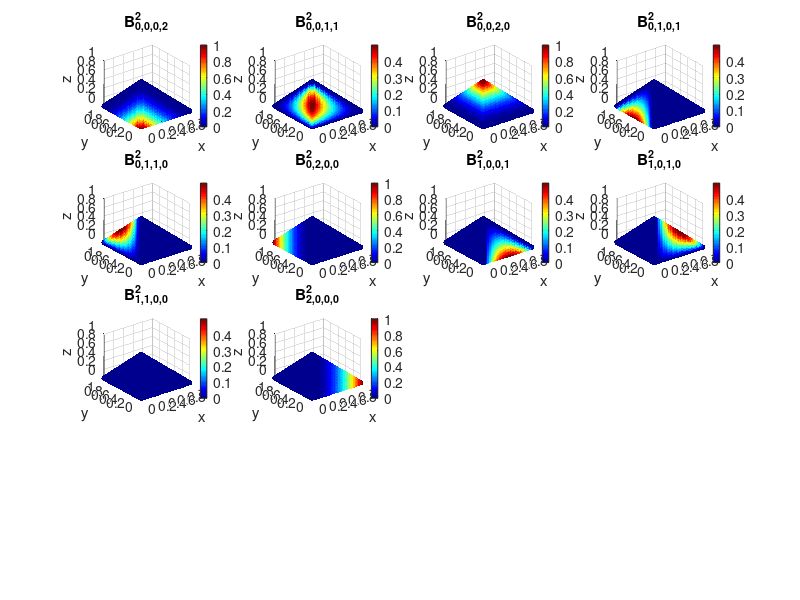

The MATLAB script that drew this image: (Note: this script raises an error after producing the figure.)
% Tetrahedron vertices (in barycentric coordinates)
V1 = [1, 0, 0];
V2 = [0, 1, 0];
V3 = [0, 0, 1];
V4 = [0, 0, 0]; 

% Generate a grid of points inside the tetrahedron
num_points = 30;
[x, y, z] = ndgrid(linspace(0, 1, num_points), linspace(0, 1, num_points), linspace(0, 1, num_points));
mask = (x + y + z <= 1); % Ensure points satisfy x + y + z <= 1
x_tetra = x(mask);
y_tetra = y(mask);
z_tetra = z(mask);

% Degrees of Bernstein polynomials to visualize
%degrees = 1;
degrees = 2;

for d = degrees
    figure;
    % Total number of polynomials for a given degree d
    num_polynomials = (d + 1) * (d + 2) * (d + 3) / 6;
    plot_idx = 1; % Subplot index
    
    % Create subplots for each polynomial
    for i = 0:d
        for j = 0:(d-i)
            for k = 0:(d-i-j)
                l = d - i - j - k; % Ensure i + j + k + l = d

                % Compute the Bernstein basis function
                B = nchoosek(d, i) * nchoosek(d - i, j) * nchoosek(d - i - j, k) * ...
                    x_tetra.^i .* y_tetra.^j .* z_tetra.^k .* (1 - x_tetra - y_tetra - z_tetra).^l;

                % Plot the Bernstein basis function
                subplot(ceil(sqrt(num_polynomials)), ceil(sqrt(num_polynomials)), plot_idx);
                scatter3(x_tetra, y_tetra, z_tetra, 15, B, 'filled');
                colormap(jet);
                colorbar;
                title(sprintf('B_{%d,%d,%d,%d}^%d', i, j, k, l, d));
                xlabel('x'); ylabel('y'); zlabel('z');
                grid on;
                view(3);
                
                % Increment subplot index
                plot_idx = plot_idx + 1;
            end
        end
    end

    % Add a title to the figure
    sgtitle(sprintf('Trivariate Bernstein Polynomials for d = %d', d));
end




% Degree of the Bernstein polynomial
n = 3; 

% Tetrahedron vertices (in barycentric coordinates)
V1 = [1, 0, 0];
V2 = [0, 1, 0];
V3 = [0, 0, 1];
V4 = [0, 0, 0]; 

% Generate a grid of points inside the tetrahedron
num_points = 30;
[x, y, z] = ndgrid(linspace(0, 1, num_points), linspace(0, 1, num_points), linspace(0, 1, num_points));
mask = (x + y + z <= 1); % Ensure points satisfy x + y + z <= 1
x_tetra = x(mask);
y_tetra = y(mask);
z_tetra = z(mask);

% Choose indices for the Bernstein basis function
i = 1; j = 1; k = 1; l = n - i - j - k; % Ensure i + j + k + l = n

% Compute the Bernstein basis function
B = nchoosek(n, i) * nchoosek(n - i, j) * nchoosek(n - i - j, k) * ...
    x_tetra.^i .* y_tetra.^j .* z_tetra.^k .* (1 - x_tetra - y_tetra - z_tetra).^l;

% Plot the Bernstein basis function
figure;
scatter3(x_tetra, y_tetra, z_tetra, 15, B, 'filled');
colormap(jet);
colorbar;
title(sprintf('Trivariate Bernstein Polynomial B_{%d,%d,%d,%d}^%d', i, j, k, l, n));
xlabel('x'); ylabel('y'); zlabel('z');
grid on;
view(3);
